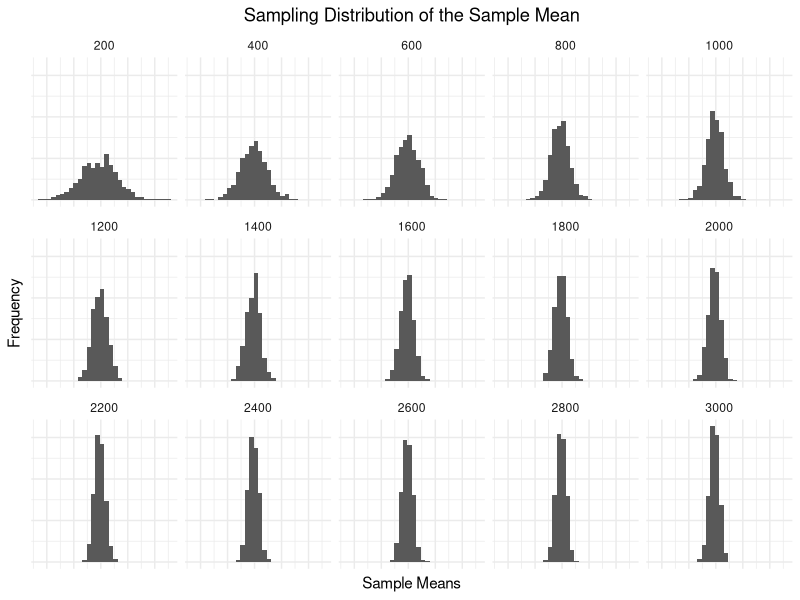
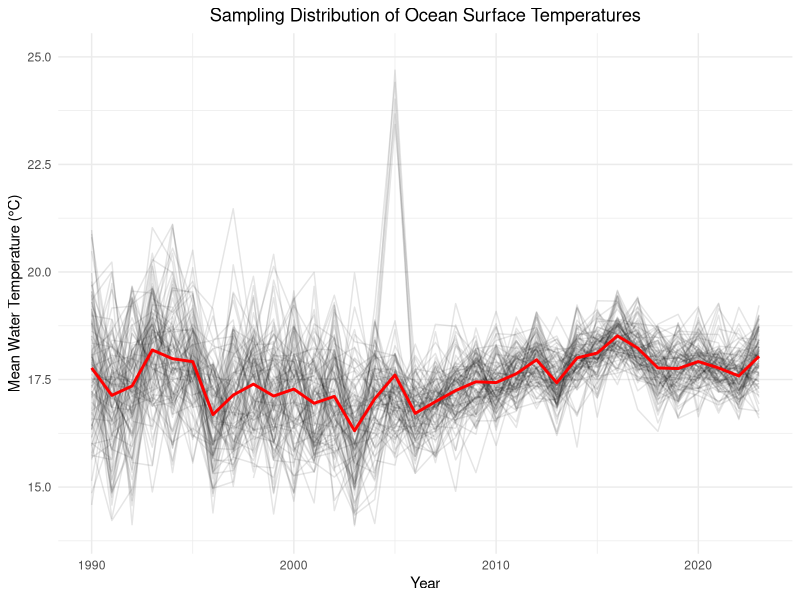

Generate these figures, in order, with R:
# File name: Week3_Synch_Session.R
# Description: This script contains code for the Week 3 synchronous session with a focus on the sampling distribution
# Date created: 2024-09-06
# Author: Nicholas Bell (belln@sas.upenn.edu)

# Load the tidyverse
library(tidyverse)

# In the video lectures, we learned that we can decrease the dispersion (increase the precision) of our sample means by increasing our sample size. Yet, pollsters often use small sample sizes of around 1,000 respondents. Why don't pollsters use larger sample sizes to increase the precision of their estimates?

# Let's say we are measuring a variable with a mean of 50 and a standard deviation of 10. How much does the standard deviation of our sample means decrease as we increase our sample size?

population <- rnorm(100000, mean = 50, sd = 10)

sample_size_df <- tibble()
for (sample_size in seq(200, 3000, 200)) {
  sample_means <- replicate(1000, {
    mean(
      sample(population, sample_size, replace = TRUE)
    )
  })
  sample_means_df <- tibble(
    sample_size = sample_size,
    sample_means = sample_means
  )
  sample_size_df <- bind_rows(sample_size_df, sample_means_df)
}

ggplot(sample_size_df, aes(x = sample_means)) +
  geom_histogram() +
  facet_wrap(~sample_size, ncol = 5) +
  labs(
    title = "Sampling Distribution of the Sample Mean",
    x = "Sample Means",
    y = "Frequency"
  ) +
  theme_minimal() +
  theme(
    axis.text = element_blank(),
    axis.ticks = element_blank(),
    plot.title = element_text(hjust = 0.5)
  )

# Now let's work with some real data, specifically from NOAA's National Buoy Data Center (https://www.ndbc.noaa.gov/). The data contains hourly measurements of wind speed, wind direction, air temperature, and water temperature from over a thousand buoys around the world. I've already downloaded the data for you and generated the mean water surface temperature for each buoy for each month.
buoy <- read_csv("data/week3/buoydata.csv")

# Given this data, how certain can we be that global temperatures have been rising since 1990? It depends on the sampling distribution! When the sampling distribution is tight, we can be more certain that the observed trend is real. When the sampling distribution is wide, we can't be as certain.

# For each year since 1990, I am going to sample 5% of the buoys (with replacement) and calculate the mean water temperature. I will repeat this process 100 times for each year.
set.seed(20912)
sampling_dist <- tibble()
for (year in 1990:2023) {
  cat("Processing year:", year, "\n")
  for (i in 1:100) {
    sampled_buoys <- buoy |>
      filter(YEAR == year) |>
      slice_sample(prop = .05, replace = TRUE)
    mean_temp <- mean(sampled_buoys$WTMP, na.rm = TRUE)
    sampling_dist <- bind_rows(
      sampling_dist,
      tibble(
        YEAR = year,
        sample_mean = mean_temp,
        iteration = i
      )
    )
  }
}

# We can also calculate our estimate of the mean from our samples.
estimate_means <- sampling_dist |>
  group_by(date = make_datetime(YEAR)) |>
  summarize(estimate_mean = mean(sample_mean, na.rm = TRUE))

# Now, I'm going to plot the timeseries of sampled ocean surface temperatures, along with the mean.

sampling_dist |>
  mutate(date = make_datetime(YEAR)) |>
  ggplot() +
  geom_line(aes(x = date, y = sample_mean, group = iteration), alpha = 0.1) +
  geom_line(
    data = estimate_means,
    aes(x = date, y = estimate_mean),
    color = "red",
    size = 1
  ) +
  scale_y_continuous(limits = c(14, 25)) +
  theme_minimal() +
  labs(
    title = "Sampling Distribution of Ocean Surface Temperatures",
    x = "Year",
    y = "Mean Water Temperature (°C)"
  ) +
  theme(plot.title = element_text(hjust = 0.5))
